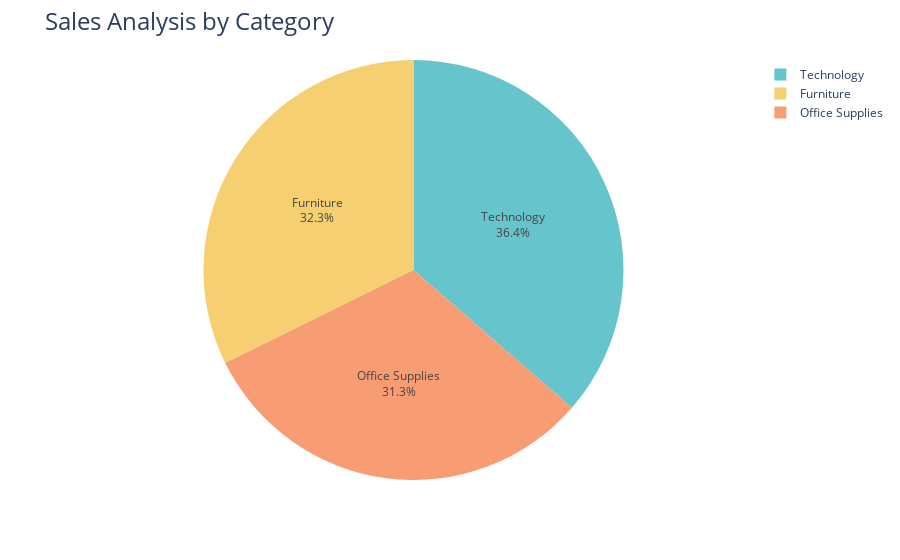

Notebook cell for this chart:
### Code cell
fig=px.pie(sales_by_pc,
          values="Sales",
          names="Category",
          color_discrete_sequence=px.colors.qualitative.Pastel)

fig.update_traces(textposition='inside', textinfo='percent+label')
fig.update_layout(title_text='Sales Analysis by Category', title_font=dict(size=24))

fig.show()

### Figure 1 — Plotly figure (JSON) as saved in the notebook; plotly's stock layout.template omitted (floating-point values rounded to 4 significant figures)
{"data": [{"domain": {"x": [0, 1], "y": [0, 1]}, "hovertemplate": "Category=%{label}<br>Sales=%{value}<extra></extra>", "labels": ["Furniture", "Office Supplies", "Technology"], "legendgroup": "", "name": "", "showlegend": true, "textinfo": "percent+label", "textposition": "inside", "type": "pie", "values": [742000.0, 719000.0, 836200.0]}], "layout": {"autosize": true, "legend": {"tracegroupgap": 0}, "margin": {"t": 60}, "piecolorway": ["rgb(102, 197, 204)", "rgb(246, 207, 113)", "rgb(248, 156, 116)", "rgb(220, 176, 242)", "rgb(135, 197, 95)", "rgb(158, 185, 243)", "rgb(254, 136, 177)", "rgb(201, 219, 116)", "rgb(139, 224, 164)", "rgb(180, 151, 231)", "rgb(179, 179, 179)"], "title": {"font": {"size": 24}, "text": "Sales Analysis by Category"}}}
